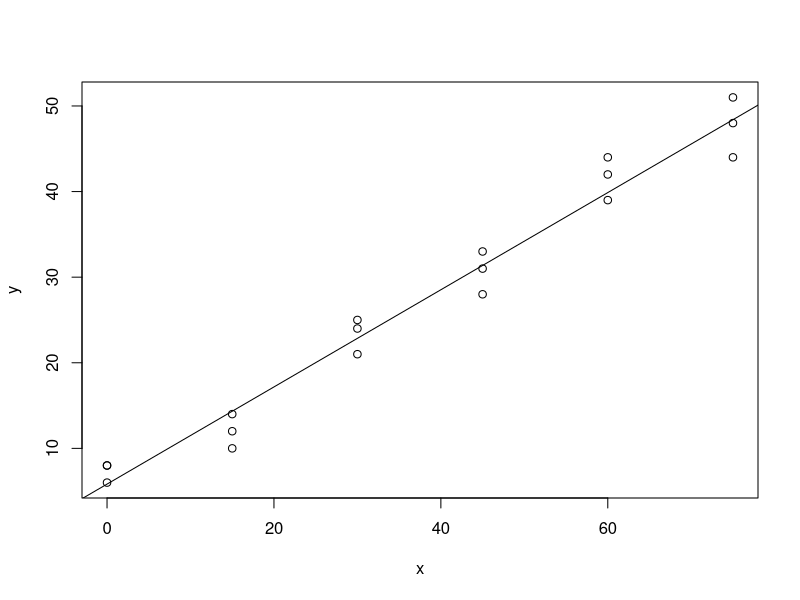

The R source for this figure:
dat = data.frame(x=c(0,0,0, 15,15,15, 30,30,30, 45,45,45, 60,60,60, 75,75,75), 
                 y=c(8,6,8, 12,10,14, 25,21,24, 31,33,28, 44,39,42, 48,51,44))
plot(y ~ x, dat)
fit = lm(y ~ x, dat)
fit # (a)
abline(fit) # (b)
summary(fit)
# (c) Residual standard error: 2.573
# (d) Multiple R-squared:  0.9729
confint(fit, level = .99)
# (e) 2.6856338 8.9651598
# (f) 0.4984837 0.6367544
# (g) H0: B1 = 0, H1: B1 != 0, p-value = 5.73e-14 < .01, reject H0
predict(fit, data.frame(x=50), interval = "conf")
# (h) 32.77604 35.63666
predict(fit, data.frame(x=50), interval = "pred")
# (i) 28.56825 39.84445
